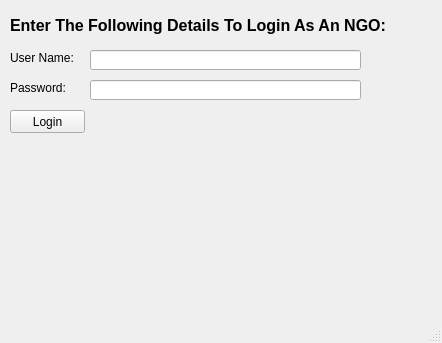
<?xml version="1.0" encoding="UTF-8"?>
<ui version="4.0">
 <class>NGOScreen</class>
 <widget class="QMainWindow" name="NGOScreen">
  <property name="geometry">
   <rect>
    <x>0</x>
    <y>0</y>
    <width>442</width>
    <height>343</height>
   </rect>
  </property>
  <property name="windowTitle">
   <string>NGO Login</string>
  </property>
  <widget class="QWidget" name="centralwidget">
   <widget class="QLabel" name="label">
    <property name="geometry">
     <rect>
      <x>20</x>
      <y>30</y>
      <width>47</width>
      <height>13</height>
     </rect>
    </property>
    <property name="text">
     <string/>
    </property>
   </widget>
   <widget class="QLabel" name="label_2">
    <property name="geometry">
     <rect>
      <x>10</x>
      <y>10</y>
      <width>451</width>
      <height>31</height>
     </rect>
    </property>
    <property name="font">
     <font>
      <pointsize>12</pointsize>
      <weight>75</weight>
      <bold>true</bold>
     </font>
    </property>
    <property name="text">
     <string>Enter The Following Details To Login As An NGO:</string>
    </property>
   </widget>
   <widget class="QLabel" name="label_3">
    <property name="geometry">
     <rect>
      <x>10</x>
      <y>50</y>
      <width>91</width>
      <height>16</height>
     </rect>
    </property>
    <property name="text">
     <string>User Name:</string>
    </property>
   </widget>
   <widget class="QLabel" name="label_4">
    <property name="geometry">
     <rect>
      <x>10</x>
      <y>80</y>
      <width>81</width>
      <height>16</height>
     </rect>
    </property>
    <property name="text">
     <string>Password:</string>
    </property>
   </widget>
   <widget class="QLineEdit" name="ngoUsername">
    <property name="geometry">
     <rect>
      <x>90</x>
      <y>50</y>
      <width>271</width>
      <height>20</height>
     </rect>
    </property>
   </widget>
   <widget class="QLineEdit" name="ngoPassword">
    <property name="geometry">
     <rect>
      <x>90</x>
      <y>80</y>
      <width>271</width>
      <height>20</height>
     </rect>
    </property>
   </widget>
   <widget class="QPushButton" name="NGOEnterButton">
    <property name="geometry">
     <rect>
      <x>10</x>
      <y>110</y>
      <width>75</width>
      <height>23</height>
     </rect>
    </property>
    <property name="text">
     <string>Login</string>
    </property>
   </widget>
  </widget>
  <widget class="QMenuBar" name="menubar">
   <property name="geometry">
    <rect>
     <x>0</x>
     <y>0</y>
     <width>442</width>
     <height>24</height>
    </rect>
   </property>
  </widget>
  <widget class="QStatusBar" name="statusbar"/>
 </widget>
 <resources/>
 <connections/>
</ui>
